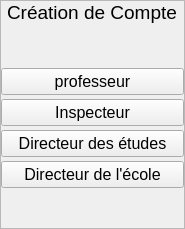
        <widget class="QFrame" name="asideBar">
         <property name="minimumSize">
          <size>
           <width>185</width>
           <height>0</height>
          </size>
         </property>
         <property name="maximumSize">
          <size>
           <width>185</width>
           <height>16777215</height>
          </size>
         </property>
         <property name="frameShape">
          <enum>QFrame::StyledPanel</enum>
         </property>
         <property name="frameShadow">
          <enum>QFrame::Raised</enum>
         </property>
         <layout class="QVBoxLayout" name="verticalLayout_2">
          <property name="spacing">
           <number>4</number>
          </property>
          <property name="leftMargin">
           <number>0</number>
          </property>
          <property name="topMargin">
           <number>0</number>
          </property>
          <property name="rightMargin">
           <number>0</number>
          </property>
          <property name="bottomMargin">
           <number>0</number>
          </property>
          <item alignment="Qt::AlignHCenter">
           <widget class="QLabel" name="label">
            <property name="font">
             <font>
              <pointsize>14</pointsize>
             </font>
            </property>
            <property name="text">
             <string>Création de Compte</string>
            </property>
           </widget>
          </item>
          <item>
           <spacer name="verticalSpacer">
            <property name="orientation">
             <enum>Qt::Vertical</enum>
            </property>
            <property name="sizeHint" stdset="0">
             <size>
              <width>20</width>
              <height>40</height>
             </size>
            </property>
           </spacer>
          </item>
          <item>
           <widget class="QPushButton" name="profAccount">
            <property name="font">
             <font>
              <pointsize>12</pointsize>
             </font>
            </property>
            <property name="cursor">
             <cursorShape>PointingHandCursor</cursorShape>
            </property>
            <property name="toolTip">
             <string>Créer un compte professeur</string>
            </property>
            <property name="text">
             <string>professeur</string>
            </property>
           </widget>
          </item>
          <item>
           <widget class="QPushButton" name="inspectAccount">
            <property name="font">
             <font>
              <pointsize>12</pointsize>
             </font>
            </property>
            <property name="cursor">
             <cursorShape>PointingHandCursor</cursorShape>
            </property>
            <property name="toolTip">
             <string>Créer un compte inspecteur</string>
            </property>
            <property name="text">
             <string>Inspecteur</string>
            </property>
           </widget>
          </item>
          <item>
           <widget class="QPushButton" name="dirEtudeAccount">
            <property name="font">
             <font>
              <pointsize>12</pointsize>
             </font>
            </property>
            <property name="cursor">
             <cursorShape>PointingHandCursor</cursorShape>
            </property>
            <property name="toolTip">
             <string>Créerun compte DE</string>
            </property>
            <property name="text">
             <string>Directeur des études</string>
            </property>
           </widget>
          </item>
          <item>
           <widget class="QPushButton" name="dirEcoleAccount">
            <property name="font">
             <font>
              <pointsize>12</pointsize>
             </font>
            </property>
            <property name="cursor">
             <cursorShape>PointingHandCursor</cursorShape>
            </property>
            <property name="toolTip">
             <string>Créer un compte directeur</string>
            </property>
            <property name="text">
             <string>Directeur de l'école</string>
            </property>
           </widget>
          </item>
          <item>
           <spacer name="verticalSpacer_2">
            <property name="orientation">
             <enum>Qt::Vertical</enum>
            </property>
            <property name="sizeHint" stdset="0">
             <size>
              <width>20</width>
              <height>40</height>
             </size>
            </property>
           </spacer>
          </item>
         </layout>
        </widget>
